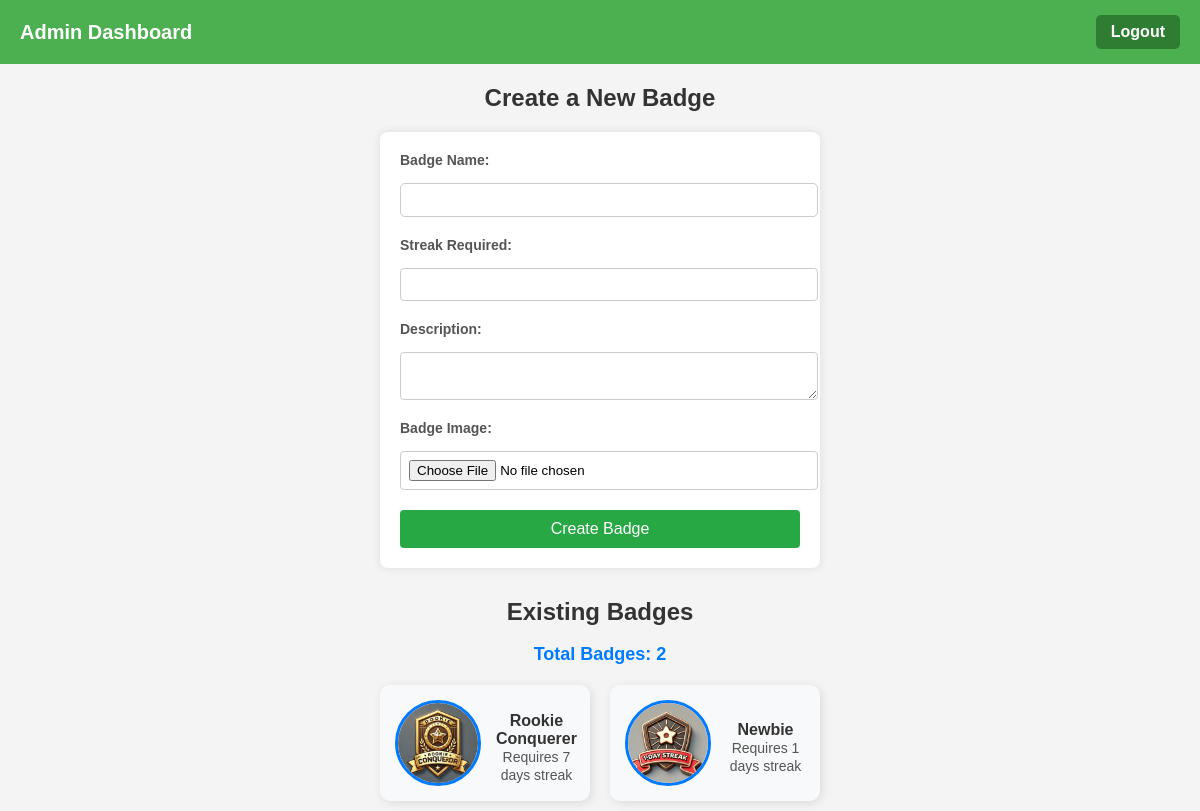
The page /admin_dashboard (signed in) on the database its author committed.
### models.py (models this page shows)
class Badge(db.Model):
    id = db.Column(db.Integer, primary_key=True)
    name = db.Column(db.String(100), nullable=False, unique=True)  # Badge name
    description = db.Column(db.Text, nullable=True)  # Description
    streak_required = db.Column(db.Integer, nullable=False)  # Streak condition
    created_at = db.Column(db.DateTime, default=datetime.utcnow)
    image_filename = db.Column(db.String(255), nullable=False)

### routes.py (the view)
@main_bp.route('/admin_dashboard')
def admin_dashboard():
    if 'user_id' not in session or not session.get('is_admin'):
        flash("Access denied. Admins only!", "danger")
        return redirect(url_for('main.dashboard'))
    badges = Badge.query.all()
    return render_template('admin_dashboard.html', username=session['username'], badges=badges)

### templates/admin_dashboard.html (shortened to what this page needs)
<!DOCTYPE html>
<html lang="en">
  <head>
    <link
      rel="stylesheet"
      href="{{ url_for('static', filename='styles.css') }}"
    />
  </head>
  <body>
    <nav class="navbar">
      <div class="logo">
        <span class="app-name">Admin Dashboard</span>
      </div>
      <div class="nav-buttons">
        <a href="{{ url_for('main.logout') }}" class="btn btn-outline"
          >Logout</a
        >
      </div>
    </nav>
    <h2 id="badge-form-heading">Create a New Badge</h2>
    <form
      method="POST"
      action="{{ url_for('main.create_badge') }}"
      enctype="multipart/form-data"
      id="badge-form"
    >
      <label for="name" class="badge-label">Badge Name:</label>
      <input type="text" name="name" required class="badge-input" />
      <label for="streak_required" class="badge-label">Streak Required:</label>
      <input
        type="number"
        name="streak_required"
        required
        class="badge-input"
      />
      <label for="description" class="badge-label">Description:</label>
      <textarea name="description" class="badge-textarea"></textarea>
      <label for="badge_image" class="badge-label">Badge Image:</label>
      <input
        type="file"
        name="badge_image"
        accept="image/*"
        required
        class="badge-file-input"
      />
      <button type="submit" id="badge-submit-btn">Create Badge</button>
    </form>
    <h2 id="existing-badges-heading">Existing Badges</h2>
    <p id="total-badges">Total Badges: {{ badges|length }}</p>
    <ul id="badge-list">
      {% for badge in badges %}
      <li class="badge-item badge-{{ loop.index }}">
        <img
          src="{{ url_for('static', filename='badges/' ~ badge.image_filename) }}"
          alt="Badge Image"
          class="badge-image"
          id="badge-img-{{ loop.index }}"
        />
        <div class="badge-details">
          <strong class="badge-name" id="badge-name-{{ loop.index }}"
            >{{ badge.name }}</strong
          >
          <span class="badge-streak" id="badge-streak-{{ loop.index }}">
            Requires {{ badge.streak_required }} days streak
          </span>
        </div>
      </li>
      {% endfor %}
    </ul>
  </body>
</html>

### static/styles.css (style rules this page uses)
body { margin: 0; padding: 0; font-family: Arial, sans-serif; background-color: #f4f4f4; }
.navbar { display: flex; justify-content: space-between; align-items: center; background-color: #4CAF50; padding: 15px 20px; color: white; }
.logo { display: flex; align-items: center; }
.app-name { font-size: 20px; font-weight: bold; }
.nav-buttons .btn { text-decoration: none; color: white; background-color: #2e7d32; padding: 8px 15px; border-radius: 5px; margin-left: 10px; }
h2 { color: #333; margin-bottom: 15px; }
form { display: flex; flex-direction: column; gap: 10px; }
label { font-size: 14px; font-weight: bold; color: #555; text-align: left; }
input[type="text"] { padding: 8px; width: 100%; border: 1px solid #ccc; border-radius: 5px; font-size: 14px; }
button { padding: 8px 12px; width: 200px; border: none; border-radius: 5px; font-size: 14px; cursor: pointer; transition: 0.3s ease-in-out; }
.btn-outline { display: inline-block; padding: 8px 12px; text-decoration: none; border: 1px solid #ccc; border-radius: 5px; color: #333; background: white; transition: 0.3s; }
p { font-size: 14px; color: #444; margin-bottom: 15px; }
#badge-form-heading { text-align: center; color: #333; margin-bottom: 20px; }
#badge-form { max-width: 400px; margin: 0 auto; padding: 20px; background: #ffffff; border-radius: 8px; box-shadow: 0px 0px 10px rgba(0, 0, 0, 0.1); }
.badge-label { display: block; margin-bottom: 5px; font-weight: bold; }
.badge-input, .badge-textarea, .badge-file-input { width: 100%; padding: 8px; margin-bottom: 10px; border: 1px solid #ccc; border-radius: 4px; }
#badge-submit-btn { width: 100%; padding: 10px; background: #28a745; color: white; border: none; border-radius: 4px; cursor: pointer; font-size: 16px; }
#existing-badges-heading { text-align: center; color: #333; margin-top: 30px; }
#badge-list { list-style: none; padding: 0; max-width: 600px; margin: 0 auto; }
.badge-item { display: flex; align-items: center; background: #fff; margin-bottom: 10px; padding: 10px; border-radius: 5px; box-shadow: 0px 0px 5px rgba(0, 0, 0, 0.1); }
.badge-image { width: 50px; height: 50px; margin-right: 15px; border-radius: 5px; }
.badge-name { flex: 1; font-weight: bold; color: #333; }
.badge-streak { color: #666; font-size: 14px; }
.btn { display: inline-block; padding: 10px 20px; font-size: 16px; font-weight: bold; color: #fff; background-color: #4CAF50; border: none; border-radius: 5px; text-align: center; text-decoration: none; cursor: pointer; transition: background-color 0.3s, transform 0.2s; }
#badge-list { list-style: none; padding: 0; display: flex; flex-wrap: wrap; gap: 20px; justify-content: center; }
.badge-item { background: #f8f9fa; border-radius: 10px; padding: 15px; text-align: center; width: 180px; box-shadow: 2px 2px 10px rgba(0, 0, 0, 0.1); transition: transform 0.3s ease-in-out; }
.badge-image { width: 80px; height: 80px; border-radius: 50%; object-fit: cover; border: 3px solid #007bff; }
.badge-name { display: block; font-size: 16px; font-weight: bold; margin-top: 10px; color: #333; }
.badge-streak { font-size: 14px; color: #555; margin-top: 5px; }
#total-badges { font-size: 18px; font-weight: bold; color: #007bff; text-align: center; margin-bottom: 20px; }

### rows shown on the page
Badge: image_filename (picture), name "Rookie Conquerer", streak_required "7"
Badge: image_filename (picture), name "Newbie", streak_required "1"

### other values the page prints
{{ badges|length }} "2"
